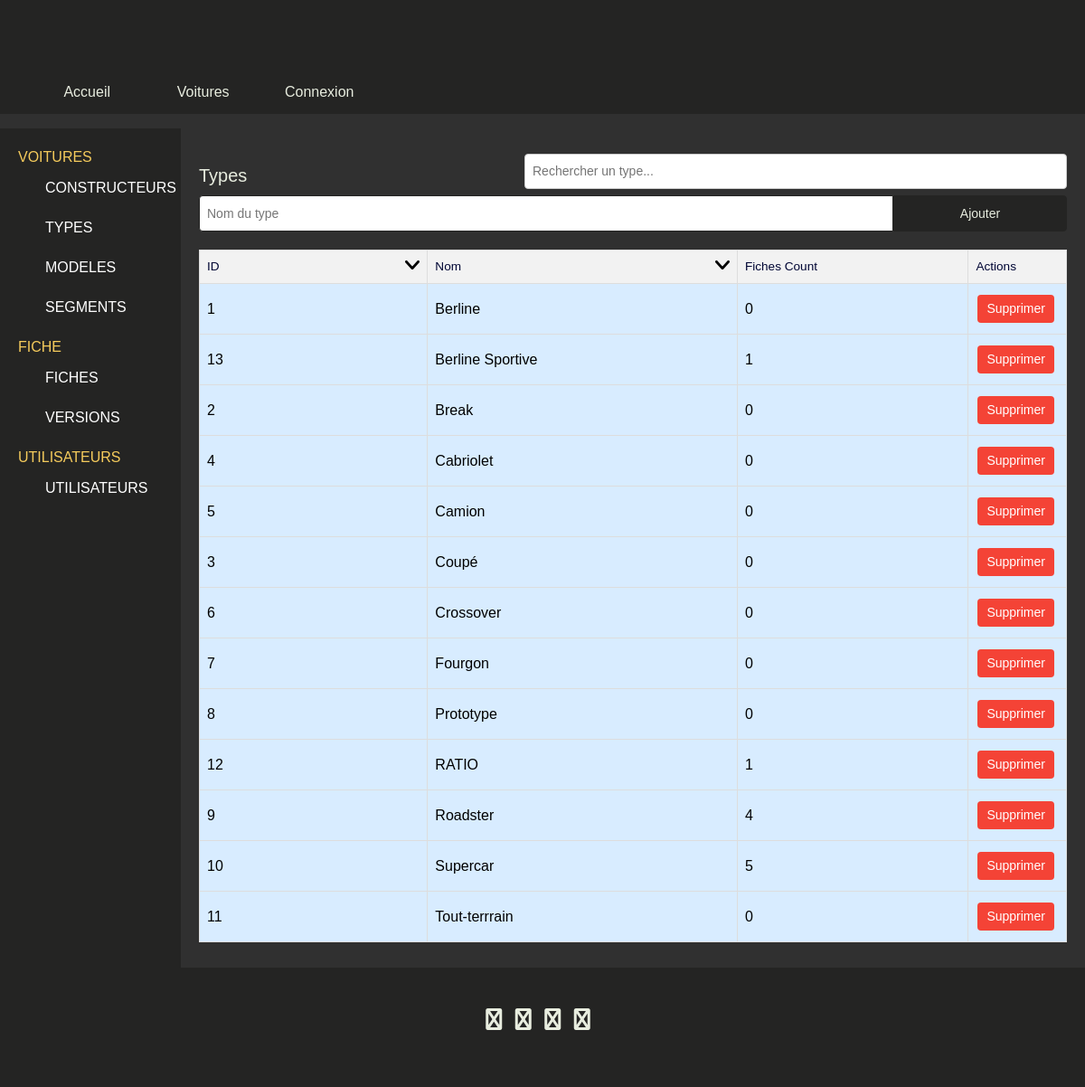
Page /code/pages/pageDashboardTypes.php on the earlier database version.
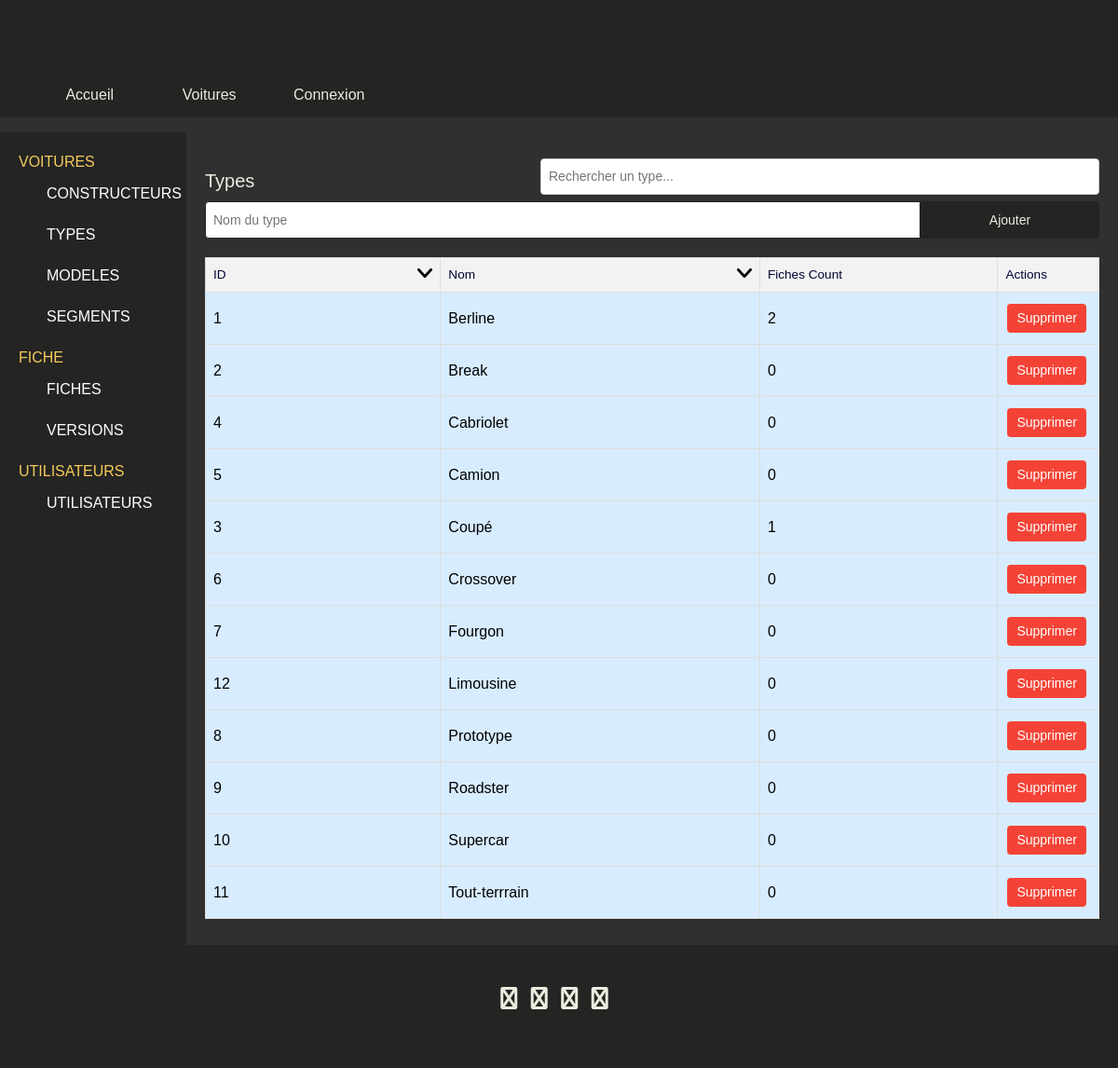
Same page on the later database version.
### tables this page shows
CREATE TABLE IF NOT EXISTS `types` (
  `id` int(11) NOT NULL AUTO_INCREMENT,
  `nom` text NOT NULL,
  `image` varchar(255) NOT NULL,
  PRIMARY KEY (`id`)
);

### code/pages/pageDashboardTypes.php (the view, shortened to what this page needs)
<?php
include '../includesHeaderFooter/includeHeader.php';
require('../actions/actionsDashboard/actionsDashboardTypes/actionDashboardTypes.php');
?>
<!DOCTYPE html>
<html lang="fr">
<head>
    <link href="../css/styleDashboardTypes.css" rel="stylesheet">
    <link rel="stylesheet" href="https://cdnjs.cloudflare.com/ajax/libs/font-awesome/6.0.0-beta3/css/all.min.css">
</head>
<body class="dashboard-body">
<div class="dashboard-container">
    <?php include '../includesHeaderFooter/includeMenuDashboard.php'; ?>
    <main class="dashboard-main">
        <section id="types" class="dashboard-section">
            <div class="dashboard-table-container">
                <div class="dashboard-header">
                    <h3 class="dashboard-subtitle">Types</h3>
                    <input type="text" id="searchInput" placeholder="Rechercher un type..." class="dashboard-search">
                </div>
                <form method="POST" action="pageDashboardTypes.php">
                    <div class="dashboard-add-container">
                        <input type="text" id="nomType" placeholder="Nom du type" class="dashboard-input" name="nom">
                        <input type="submit" value="Ajouter" class="dashboard-btn" id="ajouterType" name="validate">
                    </div>
                </form>
                <table class="dashboard-table-types">
                    <thead>
                    <tr>
                        <th class="dashboard-table-header dashboard-table-id" id="sortById">ID
                            <img src="../../library/iconsDashboard/descendant.png" alt="Ascendant" id="sortByIdIcon" style="width: 16px; height: 16px;">
                        </th>
                        <th class="dashboard-table-header dashboard-table-name">Nom
                            <img src="../../library/iconsDashboard/descendant.png" alt="Ascendant" id="sortByNameIcon" style="width: 16px; height: 16px;">
                        </th>
                        <th class="dashboard-table-header dashboard-table-fiches-count">Fiches Count</th>
                        <th class="dashboard-table-header dashboard-table-actions">Actions</th>
                    </tr>
                    </thead>
                    <tbody id="typesTable">
                    <?php
                    $getAllTypes = $bdd->query('
                        SELECT types.id, types.nom, COUNT(fiches.id) AS fiches_count
                        FROM types
                        LEFT JOIN fiches ON types.id = fiches.id_type
                        GROUP BY types.id, types.nom
                        ORDER BY types.nom;
                    ');
                    while ($type = $getAllTypes->fetch()) {
                        echo '<tr class="dashboard-table-row">';
                        echo '<td class="dashboard-table-cell dashboard-table-id">' . htmlspecialchars($type['id']) . '</td>';
                        echo '<td class="dashboard-table-cell dashboard-table-name">' . htmlspecialchars($type['nom']) . '</td>';
                        echo '<td class="dashboard-table-cell dashboard-table-fiches-count">' . htmlspecialchars($type['fiches_count']) . '</td>';
                        echo '<td class="dashboard-table-cell dashboard-table-actions">';
                        echo '<form method="POST" action="pageDashboardModeles.php" onsubmit="return confirmDelete();">';
                        echo '<button type="submit" class="dashboard-delete-btn" name="delete">Supprimer</button>';
                        echo '</form>';
                        echo '</td>';
                        echo '</tr>';
                    }
                    ?>
                    </tbody>
                </table>
                <br><br><br><br><br>
            </div>
        </section>
    </main>
</div>
<?php require '../includesHeaderFooter/includeFooter.php'; ?>
</body>
</html>

Differences in the rows shown:
removed types: id "13", nom "Berline Sportive", fiches_count "1"
changed types "Berline": fiches_count "0" → "2"
changed types "Coupé": fiches_count "0" → "1"
changed types id 12: nom "RATIO" → "Limousine"; fiches_count "1" → "0"; moves up the list
changed types "Roadster": fiches_count "4" → "0"
changed types "Supercar": fiches_count "5" → "0"
